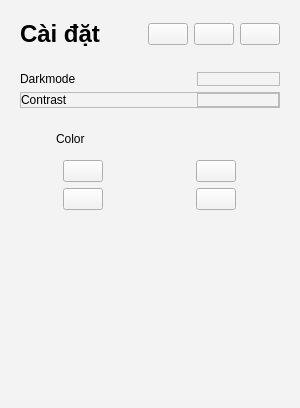
<?xml version="1.0" encoding="UTF-8"?>
<ui version="4.0">
 <class>setting_popup</class>
 <widget class="QWidget" name="setting_popup">
  <property name="geometry">
   <rect>
    <x>0</x>
    <y>0</y>
    <width>300</width>
    <height>408</height>
   </rect>
  </property>
  <property name="minimumSize">
   <size>
    <width>300</width>
    <height>0</height>
   </size>
  </property>
  <property name="maximumSize">
   <size>
    <width>300</width>
    <height>16777215</height>
   </size>
  </property>
  <property name="windowTitle">
   <string>Form</string>
  </property>
  <property name="styleSheet">
   <string notr="true">background: rgb(243, 243, 243)</string>
  </property>
  <layout class="QVBoxLayout" name="verticalLayout">
   <item>
    <widget class="QWidget" name="frm_setting_popup" native="true">
     <layout class="QHBoxLayout" name="horizontalLayout">
      <item>
       <widget class="QLabel" name="lb_setting_popup">
        <property name="font">
         <font>
          <pointsize>18</pointsize>
          <bold>true</bold>
         </font>
        </property>
        <property name="text">
         <string>Cài đặt</string>
        </property>
       </widget>
      </item>
      <item>
       <spacer name="horizontalSpacer">
        <property name="orientation">
         <enum>Qt::Horizontal</enum>
        </property>
        <property name="sizeHint" stdset="0">
         <size>
          <width>40</width>
          <height>20</height>
         </size>
        </property>
       </spacer>
      </item>
      <item>
       <widget class="QPushButton" name="btn_setting_popup_fullscrean">
        <property name="text">
         <string/>
        </property>
       </widget>
      </item>
      <item>
       <widget class="QPushButton" name="btn_setting_popup_restart">
        <property name="text">
         <string/>
        </property>
       </widget>
      </item>
      <item>
       <widget class="QPushButton" name="btn_setting_popup_end">
        <property name="text">
         <string/>
        </property>
       </widget>
      </item>
     </layout>
    </widget>
   </item>
   <item>
    <widget class="QWidget" name="frm_indi" native="true">
     <layout class="QVBoxLayout" name="verticalLayout_2">
      <property name="spacing">
       <number>6</number>
      </property>
      <item>
       <widget class="QWidget" name="frm_indi_mode" native="true">
        <layout class="QHBoxLayout" name="horizontalLayout_2">
         <property name="leftMargin">
          <number>0</number>
         </property>
         <property name="topMargin">
          <number>0</number>
         </property>
         <property name="rightMargin">
          <number>0</number>
         </property>
         <property name="bottomMargin">
          <number>0</number>
         </property>
         <item>
          <widget class="QLabel" name="indi_mode_text">
           <property name="text">
            <string>Darkmode</string>
           </property>
          </widget>
         </item>
         <item>
          <widget class="QFrame" name="frm_btn_mode">
           <layout class="QHBoxLayout" name="horizontalLayout_5">
            <property name="spacing">
             <number>0</number>
            </property>
            <property name="leftMargin">
             <number>0</number>
            </property>
            <property name="topMargin">
             <number>0</number>
            </property>
            <property name="rightMargin">
             <number>0</number>
            </property>
            <property name="bottomMargin">
             <number>0</number>
            </property>
           </layout>
          </widget>
         </item>
         <item>
          <widget class="QFrame" name="frame">
           <property name="frameShape">
            <enum>QFrame::StyledPanel</enum>
           </property>
           <property name="frameShadow">
            <enum>QFrame::Raised</enum>
           </property>
          </widget>
         </item>
        </layout>
       </widget>
      </item>
      <item>
       <widget class="QFrame" name="frm_indi_contrast">
        <property name="frameShape">
         <enum>QFrame::StyledPanel</enum>
        </property>
        <property name="frameShadow">
         <enum>QFrame::Raised</enum>
        </property>
        <layout class="QHBoxLayout" name="horizontalLayout_3">
         <property name="leftMargin">
          <number>0</number>
         </property>
         <property name="topMargin">
          <number>0</number>
         </property>
         <property name="rightMargin">
          <number>0</number>
         </property>
         <property name="bottomMargin">
          <number>0</number>
         </property>
         <item>
          <widget class="QLabel" name="indi_contrast_text">
           <property name="text">
            <string>Contrast</string>
           </property>
          </widget>
         </item>
         <item>
          <widget class="QFrame" name="frm_btn_contrast">
           <layout class="QHBoxLayout" name="horizontalLayout_6">
            <property name="spacing">
             <number>0</number>
            </property>
            <property name="leftMargin">
             <number>0</number>
            </property>
            <property name="topMargin">
             <number>0</number>
            </property>
            <property name="rightMargin">
             <number>0</number>
            </property>
            <property name="bottomMargin">
             <number>0</number>
            </property>
           </layout>
          </widget>
         </item>
         <item>
          <widget class="QFrame" name="frame_2">
           <property name="frameShape">
            <enum>QFrame::StyledPanel</enum>
           </property>
           <property name="frameShadow">
            <enum>QFrame::Raised</enum>
           </property>
          </widget>
         </item>
        </layout>
       </widget>
      </item>
      <item>
       <widget class="QWidget" name="frm_indi_color" native="true">
        <layout class="QVBoxLayout" name="verticalLayout_3">
         <property name="leftMargin">
          <number>0</number>
         </property>
         <property name="topMargin">
          <number>10</number>
         </property>
         <property name="rightMargin">
          <number>0</number>
         </property>
         <property name="bottomMargin">
          <number>10</number>
         </property>
         <item>
          <widget class="QWidget" name="frm_indi_color_lb" native="true">
           <layout class="QHBoxLayout" name="horizontalLayout_4">
            <property name="leftMargin">
             <number>0</number>
            </property>
            <property name="topMargin">
             <number>0</number>
            </property>
            <property name="rightMargin">
             <number>0</number>
            </property>
            <property name="bottomMargin">
             <number>0</number>
            </property>
            <item>
             <widget class="QLabel" name="indi_color_image">
              <property name="minimumSize">
               <size>
                <width>30</width>
                <height>30</height>
               </size>
              </property>
              <property name="maximumSize">
               <size>
                <width>30</width>
                <height>30</height>
               </size>
              </property>
              <property name="text">
               <string/>
              </property>
              <property name="scaledContents">
               <bool>true</bool>
              </property>
             </widget>
            </item>
            <item>
             <widget class="QLabel" name="indi_color_text">
              <property name="text">
               <string>Color</string>
              </property>
             </widget>
            </item>
           </layout>
          </widget>
         </item>
         <item>
          <layout class="QGridLayout" name="gridLayout">
           <item row="1" column="0" alignment="Qt::AlignHCenter">
            <widget class="QPushButton" name="indi_color_green">
             <property name="text">
              <string/>
             </property>
             <property name="icon">
              <iconset resource="../../resource_rc.qrc">
               <normaloff>:/color/scr/icons/color_green.svg</normaloff>:/color/scr/icons/color_green.svg</iconset>
             </property>
             <property name="iconSize">
              <size>
               <width>20</width>
               <height>20</height>
              </size>
             </property>
             <property name="flat">
              <bool>false</bool>
             </property>
            </widget>
           </item>
           <item row="0" column="0" alignment="Qt::AlignHCenter">
            <widget class="QPushButton" name="indi_color_purple">
             <property name="text">
              <string/>
             </property>
             <property name="icon">
              <iconset resource="../../resource_rc.qrc">
               <normaloff>:/color/scr/icons/color_purple.svg</normaloff>:/color/scr/icons/color_purple.svg</iconset>
             </property>
             <property name="iconSize">
              <size>
               <width>20</width>
               <height>20</height>
              </size>
             </property>
            </widget>
           </item>
           <item row="0" column="1" alignment="Qt::AlignHCenter">
            <widget class="QPushButton" name="indi_color_blue">
             <property name="text">
              <string/>
             </property>
             <property name="icon">
              <iconset resource="../../resource_rc.qrc">
               <normaloff>:/color/scr/icons/color_blue.svg</normaloff>:/color/scr/icons/color_blue.svg</iconset>
             </property>
             <property name="iconSize">
              <size>
               <width>20</width>
               <height>20</height>
              </size>
             </property>
            </widget>
           </item>
           <item row="1" column="1" alignment="Qt::AlignHCenter">
            <widget class="QPushButton" name="indi_color_black">
             <property name="text">
              <string/>
             </property>
             <property name="icon">
              <iconset resource="../../resource_rc.qrc">
               <normaloff>:/color/scr/icons/color_whiteblack.svg</normaloff>:/color/scr/icons/color_whiteblack.svg</iconset>
             </property>
             <property name="iconSize">
              <size>
               <width>20</width>
               <height>20</height>
              </size>
             </property>
            </widget>
           </item>
          </layout>
         </item>
        </layout>
       </widget>
      </item>
     </layout>
    </widget>
   </item>
   <item>
    <spacer name="verticalSpacer">
     <property name="orientation">
      <enum>Qt::Vertical</enum>
     </property>
     <property name="sizeHint" stdset="0">
      <size>
       <width>20</width>
       <height>40</height>
      </size>
     </property>
    </spacer>
   </item>
  </layout>
 </widget>
 <resources>
  <include location="../../resource_rc.qrc"/>
 </resources>
 <connections/>
</ui>
